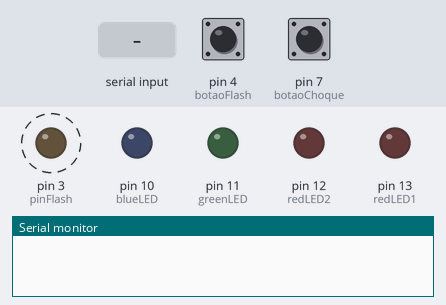
A sketch run on a simulated Arduino Uno, built with avr-gcc and run on an emulated ATmega328P. Shown: output pins drawn as LEDs (lit = HIGH), the last lines printed to the serial monitor. Dashed ring = blinking. The inputs (shaded band) are chosen by the test bench; at power-on: pin 4 (botaoFlash) HIGH, pin 7 (botaoChoque) HIGH.

Above: at 1.25 s.
1.3 s: "1\n" received over Serial
At 1.55 s:
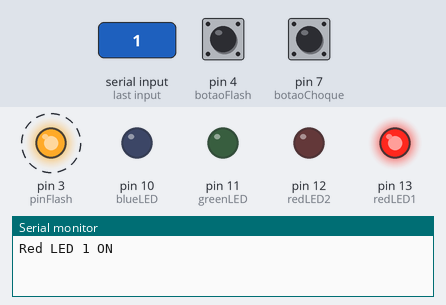
4.3 s: "2\n" received over Serial
At 4.55 s:
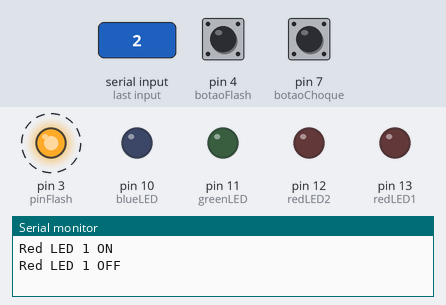
7.3 s: "3\n" received over Serial
At 7.55 s:
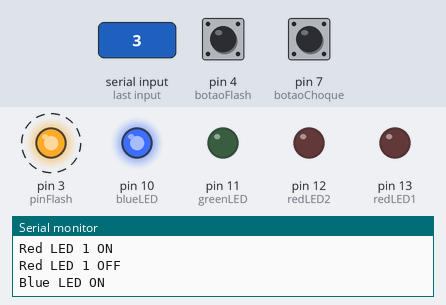
10.3 s: "5\n" received over Serial
At 10.55 s:
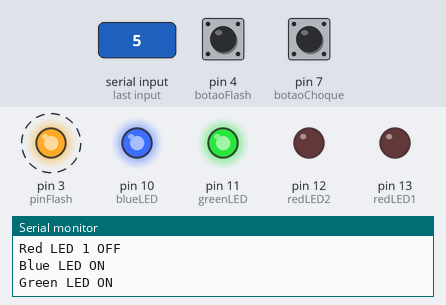
13.3 s: "4\n" received over Serial
At 13.55 s:
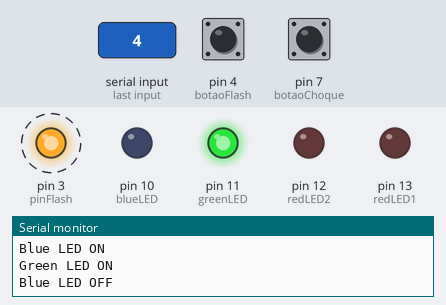
16.3 s: pin 4 (botaoFlash) pulled LOW for 0.15 s
At 16.3 s:
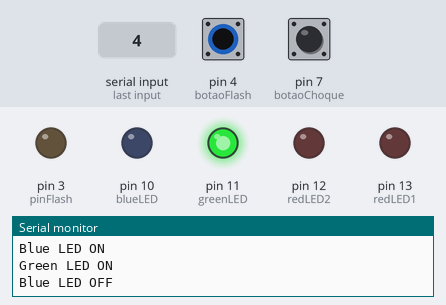
Timing chart, 0 to 18.9 s (numbered marks = the images above; inputs shaded):
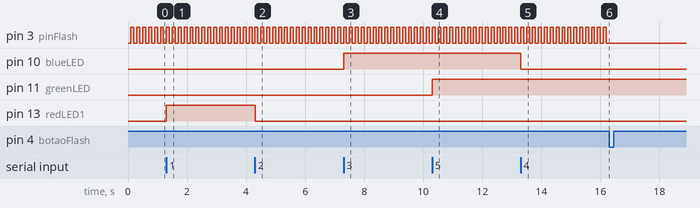

Measured:
- after the input at 1.3 s, pin 13 (redLED1): LOW → HIGH at once
- after the input at 4.3 s, pin 13 (redLED1): HIGH → LOW at once
- after the input at 7.3 s, pin 10 (blueLED): LOW → HIGH at once
- after the input at 10.3 s, pin 11 (greenLED): LOW → HIGH at once
- after the input at 13.3 s, pin 10 (blueLED): HIGH → LOW at once
- after the input at 16.3 s, pin 3 (pinFlash): stops changing and stays LOW
- by itself, pin 3 (pinFlash): alternates HIGH for 0.10 s and LOW for 0.10 s

The sketch:

Program_Final.ino
```cpp
/*
  Sketch de referencia DRerio LogAI — comandos por zona (closed-loop).

  Protocolo: o software envia "<numero>\n" e o firmware responde uma linha de
  texto (ACK). O ACK e' usado pelo DRerio para medir a latencia frame->acao
  (arquivo 5_ClosedLoop_*.csv).

  REGRA DE OURO: o loop() NUNCA pode bloquear. Todo delay() no loop atrasa a
  leitura da serial na mesma medida — os comandos ficam represados no buffer e
  depois sao drenados todos de uma vez, o que faz um par ENTRAR/SAIR colapsar
  num piscar de milissegundos (invisivel) e a latencia medida explodir.
  Por isso as temporizacoes abaixo usam millis(), nunca delay().

  Mapa de tokens (deve bater com os bindings por zona configurados no DRerio):
    1 = LED verm. 1 ON    2 = LED verm. 1 OFF
    3 = LED azul   ON     4 = LED azul   OFF
    5 = LED verde  ON     6 = LED verde  OFF
    7 = LED verm. 2 ON    8 = LED verm. 2 OFF
  Cada zona deve usar um PAR proprio (ex.: Z1=1/2, Z2=3/4, Z3=5/6, Z4=7/8).
  Reaproveitar um numero como "entrada" de uma zona e "saida" de outra faz o
  dispositivo ficar aceso — o DRerio avisa sobre isso na aba de Zonas.
*/

int redLED1 = 13;
int redLED2 = 12;
int greenLED = 11;
int blueLED = 10;

int botaoChoque = 7;
int pinStepUpON = 6;
int stateBotaoChoque;

int botaoFlash = 4;
int pinFlash = 3;

int stateBlink = LOW;
int stateBotaoFlash;
int lastStateBotaoFlash = HIGH;
unsigned long lastDebounceTime = 0;
const unsigned long debounceDelay = 5;

// --- Flash nao-bloqueante (era delay(100) + delay(100)) ---
const unsigned long FLASH_HALF_PERIOD_MS = 100;
unsigned long lastFlashToggle = 0;
int flashLevel = LOW;

// --- Choque nao-bloqueante (era delay(15000)) ---
const unsigned long CHOQUE_DURACAO_MS = 15000;
bool choqueAtivo = false;
unsigned long choqueInicio = 0;
int lastStateBotaoChoque = HIGH;

void setup() {
  pinMode(redLED1, OUTPUT);
  pinMode(redLED2, OUTPUT);
  pinMode(greenLED, OUTPUT);
  pinMode(blueLED, OUTPUT);
  Serial.begin(9600);
  // Timeout curto para Serial.parseInt(): o protocolo é "<numero>\n" escrito
  // de uma vez só pelo software. O padrão do Arduino é esperar até 1000 ms
  // por mais bytes antes de desistir de um número parcial; 50 ms já é
  // folgado para uma escrita local via USB.
  Serial.setTimeout(50);

  pinMode(pinFlash, OUTPUT);
  pinMode(botaoFlash, INPUT_PULLUP);

  // INPUT_PULLUP, nao INPUT: sem o pull-up interno o pino fica flutuando e
  // le LOW sozinho, disparando o choque (e, na versao antiga, um delay de 15 s)
  // sem ninguem apertar o botao. O botao deve ligar o pino ao GND.
  pinMode(botaoChoque, INPUT_PULLUP);
  pinMode(pinStepUpON, OUTPUT);
  digitalWrite(pinStepUpON, LOW);
}

// Drena TODOS os comandos de zona (entrada/saída de ROI) já disponíveis
// nesta passada do loop, não só um — evita que uma rajada de comandos
// fique acumulando fila e trave o LED de uma zona em "aceso".
void processarComandosSerial() {
  while (Serial.available() > 0) {
    // Descarta separadores pendentes ("\r", "\n", espaco) ANTES de chamar
    // parseInt(). Sem isso, o "\n" que sobra faz parseInt() esperar o timeout
    // e devolver 0, gerando um "Unknown command" fantasma que desalinha a
    // correlacao FIFO comando<->ACK do log de latencia.
    int proximo = Serial.peek();
    if (proximo == '\r' || proximo == '\n' || proximo == ' ' || proximo == '\t') {
      Serial.read();
      continue;
    }

    int boxNumber = Serial.parseInt();

    switch(boxNumber) {
      case 1:
        digitalWrite(redLED1, HIGH);
        Serial.println("Red LED 1 ON");
        break;
      case 2:
        digitalWrite(redLED1, LOW);
        Serial.println("Red LED 1 OFF");
        break;
      case 3:
        digitalWrite(blueLED, HIGH);
        Serial.println("Blue LED ON");
        break;
      case 4:
        digitalWrite(blueLED, LOW);
        Serial.println("Blue LED OFF");
        break;
      case 5:
        digitalWrite(greenLED, HIGH);
        Serial.println("Green LED ON");
        break;
      case 6:
        digitalWrite(greenLED, LOW);
        Serial.println("Green LED OFF");
        break;
      case 7:
        digitalWrite(redLED2, HIGH);
        Serial.println("Red LED 2 ON");
        break;
      case 8:
        digitalWrite(redLED2, LOW);
        Serial.println("Red LED 2 OFF");
        break;
      default:
        Serial.println("Unknown command");
        break;
    }
  }
}

// Botao de flash: alterna stateBlink na borda de descida (INPUT_PULLUP -> o
// botao pressionado le LOW), com debounce por millis().
void atualizarBotaoFlash() {
  int reading = digitalRead(botaoFlash);

  if (reading != lastStateBotaoFlash) {
    lastDebounceTime = millis();
  }
  if ((millis() - lastDebounceTime) > debounceDelay) {
    if (reading != stateBotaoFlash) {
      stateBotaoFlash = reading;
      if (stateBotaoFlash == LOW) {
        stateBlink = !stateBlink;
      }
    }
  }
  lastStateBotaoFlash = reading;
}

// Pisca o flash sem bloquear: inverte o nivel a cada FLASH_HALF_PERIOD_MS.
void atualizarFlash() {
  if (stateBlink != LOW) {
    if (flashLevel != LOW) {
      flashLevel = LOW;
      digitalWrite(pinFlash, LOW);
    }
    return;
  }

  if (millis() - lastFlashToggle >= FLASH_HALF_PERIOD_MS) {
    lastFlashToggle = millis();
    flashLevel = (flashLevel == LOW) ? HIGH : LOW;
    digitalWrite(pinFlash, flashLevel);
  }
}

// Choque de 15 s temporizado por millis(): dispara na borda de descida do
// botao e desliga sozinho quando a janela expira, sem travar o loop.
void atualizarChoque() {
  stateBotaoChoque = digitalRead(botaoChoque);

  if (!choqueAtivo && stateBotaoChoque == LOW && lastStateBotaoChoque == HIGH) {
    choqueAtivo = true;
    choqueInicio = millis();
    digitalWrite(pinStepUpON, HIGH);
  }

  if (choqueAtivo && (millis() - choqueInicio >= CHOQUE_DURACAO_MS)) {
    choqueAtivo = false;
    digitalWrite(pinStepUpON, LOW);
  }

  lastStateBotaoChoque = stateBotaoChoque;
}

void loop() {
  // A serial vem primeiro e o loop e' livre de delay(): o pior caso de latencia
  // passa a ser uma passada do loop (microssegundos), nao os 15 s do choque.
  processarComandosSerial();
  atualizarBotaoFlash();
  atualizarFlash();
  atualizarChoque();
}
```
